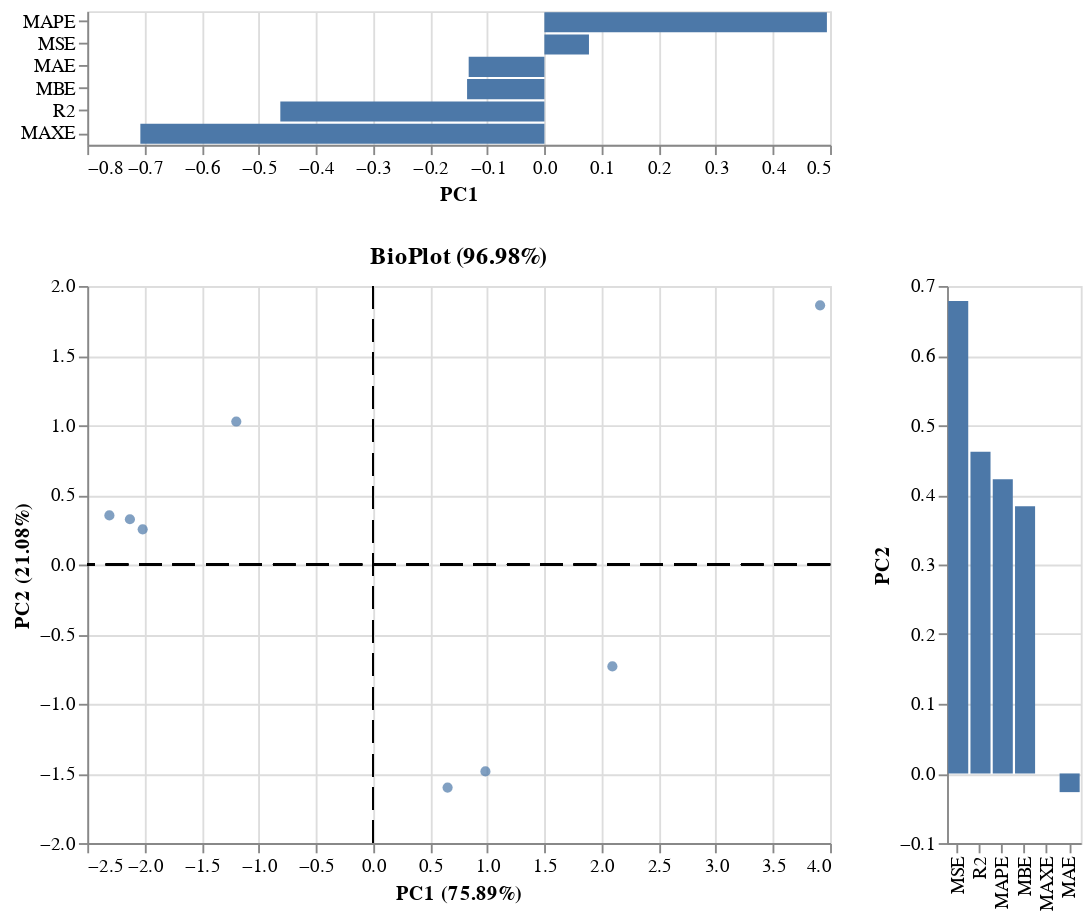

Notebook code for this chart:
### Code cell
from ModelTools.tools.Pca import Pca 
Pca(data=m.Metric.get_metric(type='eval')).plot_bio()

### Figure 1 — Vega-Lite specification as saved in the notebook (floating-point values rounded to 4 significant figures)
{"config": {"view": {"continuousWidth": 400, "continuousHeight": 300}}, "vconcat": [{"data": {"name": "data-6f6a7ca1e15e353d6ba346c33feab3c1"}, "mark": "bar", "encoding": {"x": {"field": "PC1", "type": "quantitative"}, "y": {"field": "index", "sort": "-x", "title": null, "type": "nominal"}}, "height": 72}, {"hconcat": [{"layer": [{"mark": "circle", "encoding": {"tooltip": [{"field": "R2", "type": "quantitative"}, {"field": "MAE", "type": "quantitative"}, {"field": "MBE", "type": "quantitative"}, {"field": "MAPE", "type": "quantitative"}, {"field": "MSE", "type": "quantitative"}, {"field": "MAXE", "type": "quantitative"}], "x": {"field": "PC1", "title": "PC1 (75.89%)", "type": "quantitative"}, "y": {"field": "PC2", "title": "PC2 (21.08%)", "type": "quantitative"}}, "title": "BioPlot (96.98%)"}, {"mark": {"type": "rule", "size": 1, "strokeDash": [12, 6]}, "encoding": {"y": {"datum": 0}}, "title": "BioPlot (96.98%)"}, {"mark": {"type": "rule", "size": 1, "strokeDash": [12, 6]}, "encoding": {"x": {"datum": 0}}, "title": "BioPlot (96.98%)"}], "data": {"name": "data-7bd9578fc654b55ce390a7e952924271"}}, {"data": {"name": "data-6f6a7ca1e15e353d6ba346c33feab3c1"}, "mark": "bar", "encoding": {"x": {"field": "index", "sort": "-y", "title": null, "type": "nominal"}, "y": {"field": "PC2", "type": "quantitative"}}, "width": 72}]}], "$schema": "https://vega.github.io/schema/vega-lite/v4.17.0.json", "datasets": {"data-6f6a7ca1e15e353d6ba346c33feab3c1": [{"index": "R2", "PC1": -0.4621, "PC2": 0.462}, {"index": "MAE", "PC1": -0.1325, "PC2": -0.02684}, {"index": "MBE", "PC1": -0.1353, "PC2": 0.3837}, {"index": "MAPE", "PC1": 0.4944, "PC2": 0.4226}, {"index": "MSE", "PC1": 0.07802, "PC2": 0.6783}, {"index": "MAXE", "PC1": -0.7071, "PC2": -6.014e-15}], "data-7bd9578fc654b55ce390a7e952924271": [{"index": "Pred_inter_sp_OLS", "PC1": -2.307, "PC2": 0.3528, "PC3": -0.2617, "PC4": -0.08224, "PC5": 0.06038, "PC6": 1.932e-16, "R2": null, "MAE": null, "MBE": null, "MAPE": null, "MSE": null, "MAXE": null}, {"index": "Pred_inter_sp_std_EN", "PC1": -2.127, "PC2": 0.3253, "PC3": -0.3009, "PC4": -0.1242, "PC5": -0.0518, "PC6": 5.116e-16, "R2": null, "MAE": null, "MBE": null, "MAPE": null, "MSE": null, "MAXE": null}, {"index": "Pred_inter_sp_std_HUBER", "PC1": -2.015, "PC2": 0.2527, "PC3": -0.3307, "PC4": 0.1745, "PC5": -0.009803, "PC6": -7.882e-16, "R2": null, "MAE": null, "MBE": null, "MAPE": null, "MSE": null, "MAXE": null}, {"index": "Pred_inter_sp_std_QR", "PC1": -1.196, "PC2": 1.027, "PC3": 0.9005, "PC4": 0.05649, "PC5": -0.001415, "PC6": 7.723e-16, "R2": null, "MAE": null, "MBE": null, "MAPE": null, "MSE": null, "MAXE": null}, {"index": "Pred_poly_OLS", "PC1": 0.984, "PC2": -1.486, "PC3": 0.2134, "PC4": -0.04341, "PC5": 0.001679, "PC6": 3.862e-16, "R2": null, "MAE": null, "MBE": null, "MAPE": null, "MSE": null, "MAXE": null}, {"index": "Pred_poly_std_EN", "PC1": 0.653, "PC2": -1.602, "PC3": 0.2803, "PC4": -0.03211, "PC5": -0.002591, "PC6": -1.053e-15, "R2": null, "MAE": null, "MBE": null, "MAPE": null, "MSE": null, "MAXE": null}, {"index": "Pred_poly_std_HUBER", "PC1": 2.095, "PC2": -0.7313, "PC3": -0.4042, "PC4": 0.09395, "PC5": 0.003384, "PC6": 1.447e-15, "R2": null, "MAE": null, "MBE": null, "MAPE": null, "MSE": null, "MAXE": null}, {"index": "Pred_poly_std_QR", "PC1": 3.913, "PC2": 1.861, "PC3": -0.09688, "PC4": -0.04292, "PC5": 0.0001572, "PC6": -4.742e-16, "R2": null, "MAE": null, "MBE": null, "MAPE": null, "MSE": null, "MAXE": null}, {"index": null, "PC1": null, "PC2": null, "PC3": null, "PC4": null, "PC5": null, "PC6": null, "R2": 0.5401, "MAE": 0.8091, "MBE": 0.03758, "MAPE": 1.153, "MSE": 1.047, "MAXE": 2.617}, {"index": null, "PC1": null, "PC2": null, "PC3": null, "PC4": null, "PC5": null, "PC6": null, "R2": 0.5378, "MAE": 0.8085, "MBE": 0.03523, "MAPE": 1.238, "MSE": 1.052, "MAXE": 2.629}, {"index": null, "PC1": null, "PC2": null, "PC3": null, "PC4": null, "PC5": null, "PC6": null, "R2": 0.5404, "MAE": 0.813, "MBE": 0.03309, "MAPE": 1.351, "MSE": 1.046, "MAXE": 2.651}, {"index": null, "PC1": null, "PC2": null, "PC3": null, "PC4": null, "PC5": null, "PC6": null, "R2": 0.5244, "MAE": 0.8308, "MBE": 0.06828, "MAPE": 1.506, "MSE": 1.082, "MAXE": 2.625}, {"index": null, "PC1": null, "PC2": null, "PC3": null, "PC4": null, "PC5": null, "PC6": null, "R2": 0.5102, "MAE": 0.8482, "MBE": -0.02406, "MAPE": 2.432, "MSE": 1.115, "MAXE": 2.506}, {"index": null, "PC1": null, "PC2": null, "PC3": null, "PC4": null, "PC5": null, "PC6": null, "R2": 0.5139, "MAE": 0.8454, "MBE": -0.02248, "MAPE": 2.37, "MSE": 1.106, "MAXE": 2.455}, {"index": null, "PC1": null, "PC2": null, "PC3": null, "PC4": null, "PC5": null, "PC6": null, "R2": 0.4997, "MAE": 0.8553, "MBE": -0.02775, "MAPE": 2.607, "MSE": 1.139, "MAXE": 2.809}, {"index": null, "PC1": null, "PC2": null, "PC3": null, "PC4": null, "PC5": null, "PC6": null, "R2": 0.4705, "MAE": 0.8741, "MBE": 0.02293, "MAPE": 2.667, "MSE": 1.205, "MAXE": 3.277}]}}
